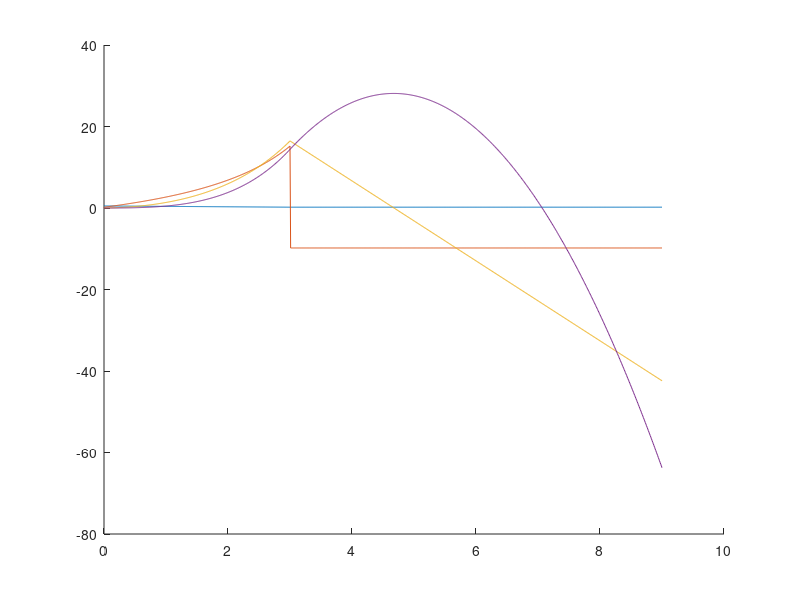

Reproduce this figure in MATLAB.

clear all
close all

ve = 50;
mr0 = 0.5;
mProp = 0.3;
delta = 0.1;
g = 9.81;

% A = [
%     0 1;
%     0 0];
% B = [
%     0;
%     ve/mr];
% 
% C = [1 0];
% D = 0;

t_end = 9;
dt = 0.01;
nEpochs = t_end/dt + 1;
t = 0:dt:t_end;

mr = mr0;
a = 0;
v = 0;
x = 0;
mr_mem = zeros(1,nEpochs);
a_mem = zeros(1,nEpochs);
v_mem = zeros(1,nEpochs);
x_mem = zeros(1,nEpochs);
mr_mem(1) = mr;
a_mem(1)= a;
v_mem(1)= v;
x_mem(1)= x;

for k = 2:nEpochs
    
    if mr > mr0 - mProp
        mr = mr - delta*dt;
        aProp = ve/mr*delta;
    else
        aProp = 0;
    end
    a = aProp - g;
    v = v + a*dt;
    x = x + v*dt;
    
    mr_mem(k) = mr;
    a_mem(k) = a;
    v_mem(k) = v;
    x_mem(k) = x;
end

figure;
hold all
plot(t,mr_mem)
plot(t,a_mem)
plot(t,v_mem)
plot(t,x_mem)
hold off